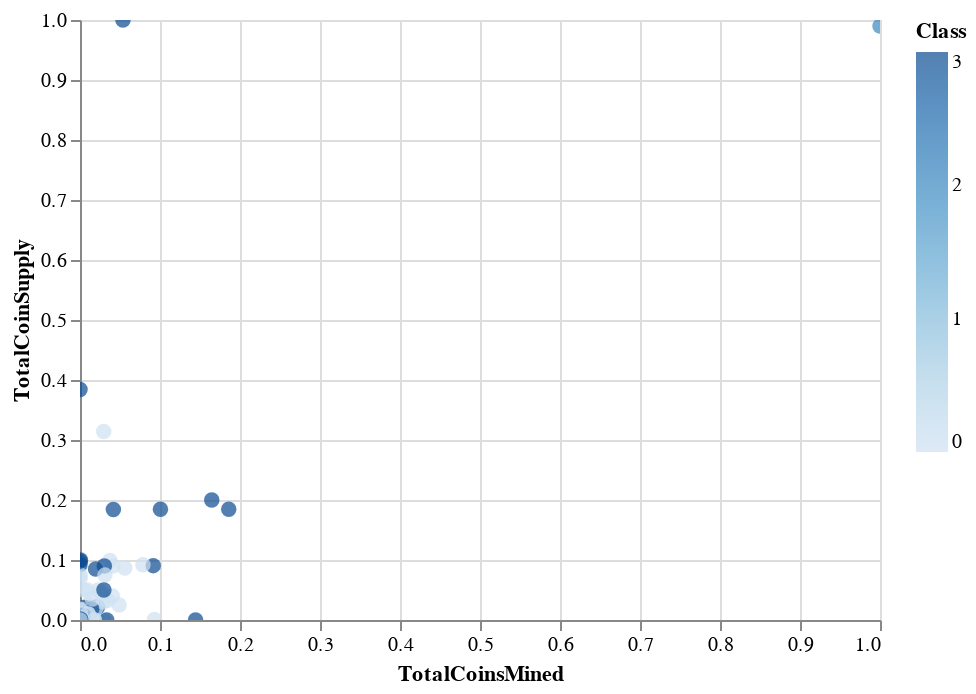

The cell this chart's notebook holds for it:
### Code cell
# Plot the scatter with x="TotalCoinsMined" and y="TotalCoinSupply"
alt.Chart(tradable_cryptos).mark_circle(size=60).encode(
    x = "TotalCoinsMined",
    y = "TotalCoinSupply",
    color="Class",
    tooltip=["CoinName", "TotalCoinsMined", "TotalCoinSupply"]
).interactive()

### Figure 1 — Vega-Lite specification as saved in the notebook (floating-point values rounded to 4 significant figures; data arrays with more than 128 entries replaced by an {"elided": "..."} marker saying what was removed)
{"config": {"view": {"continuousWidth": 400, "continuousHeight": 300}}, "data": {"name": "data-4984836b2b5084104d179fcede1166fe"}, "mark": {"type": "circle", "size": 60}, "encoding": {"color": {"type": "quantitative", "field": "Class"}, "tooltip": [{"type": "nominal", "field": "CoinName"}, {"type": "quantitative", "field": "TotalCoinsMined"}, {"type": "quantitative", "field": "TotalCoinSupply"}], "x": {"type": "quantitative", "field": "TotalCoinsMined"}, "y": {"type": "quantitative", "field": "TotalCoinSupply"}}, "selection": {"selector041": {"type": "interval", "bind": "scales", "encodings": ["x", "y"]}}, "$schema": "https://vega.github.io/schema/vega-lite/v4.8.1.json", "datasets": {"data-4984836b2b5084104d179fcede1166fe": {"elided": "532 records"}}}
